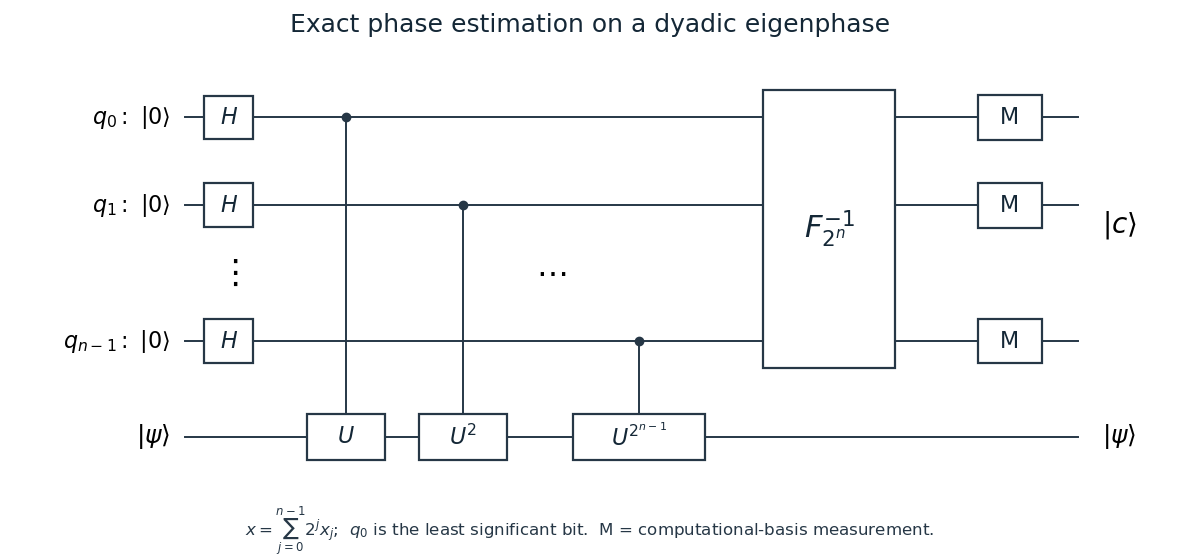

This chart was generated by the following Python code:
"""Original phase-estimation circuit. Run with Python 3.14 / matplotlib 3.10.7.
Writes an opaque white same-basename PNG to the current working directory.
Rename beside the published paper to paper-324-phase-estimation.py.
"""
from pathlib import Path
import matplotlib
matplotlib.use('Agg')
import matplotlib.pyplot as plt
from matplotlib.patches import Rectangle

def box(ax,x,y,w,h,label,size=16):
 ax.add_patch(Rectangle((x-w/2,y-h/2),w,h,facecolor='white',edgecolor='#263746',linewidth=1.6,zorder=3))
 ax.text(x,y,label,ha='center',va='center',fontsize=size,zorder=4,color='#142736')

def main():
 fig=plt.figure(figsize=(11.8,5.6),dpi=100,facecolor='white');ax=fig.add_axes((.02,.12,.96,.77));ax.set_xlim(0,11.6);ax.set_ylim(-.05,5.35);ax.axis('off')
 rows=[4.65,3.55,1.85];target=.65
 for y in rows:ax.plot([1.65,10.8],[y,y],color='#263746',lw=1.4,zorder=1)
 ax.plot([1.65,10.8],[target,target],color='#263746',lw=1.4,zorder=1)
 for y,label in zip(rows,[r'$q_0:\ |0\rangle$',r'$q_1:\ |0\rangle$',r'$q_{n-1}:\ |0\rangle$']):
  ax.text(1.5,y,label,ha='right',va='center',fontsize=16);box(ax,2.1,y,.5,.55,r'$H$')
 ax.text(1.5,target,r'$|\psi\rangle$',ha='right',va='center',fontsize=18)
 ax.text(2.1,2.7,r'$\vdots$',ha='center',va='center',fontsize=24)
 ax.text(5.4,2.7,r'$\cdots$',ha='center',va='center',fontsize=23)
 for x,y,label,w in [(3.3,rows[0],r'$U$',.8),(4.5,rows[1],r'$U^2$',.9),(6.3,rows[2],r'$U^{2^{n-1}}$',1.35)]:
  ax.plot([x,x],[target,y],color='#263746',lw=1.4,zorder=2);ax.plot(x,y,'o',color='#263746',markersize=6,zorder=4);box(ax,x,target,w,.58,label)
 box(ax,8.25,3.25,1.35,3.48,r'$F_{2^n}^{-1}$',22)
 for y in rows:box(ax,10.1,y,.65,.56,'M',16)
 ax.text(11.4,3.3,r'$|c\rangle$',ha='right',va='center',fontsize=20)
 ax.text(11.4,target,r'$|\psi\rangle$',ha='right',va='center',fontsize=18)
 fig.text(.5,.955,'Exact phase estimation on a dyadic eigenphase',ha='center',va='center',fontsize=18,color='#142736')
 fig.text(.5,.05,r'$x=\sum_{j=0}^{n-1}2^jx_j$;  $q_0$ is the least significant bit.  M = computational-basis measurement.',ha='center',va='center',fontsize=12,color='#263746')
 out=Path.cwd()/(Path(__file__).stem+'.png');fig.savefig(out,dpi=100,facecolor='white',transparent=False);plt.close(fig);print(out)
if __name__=='__main__':main()
